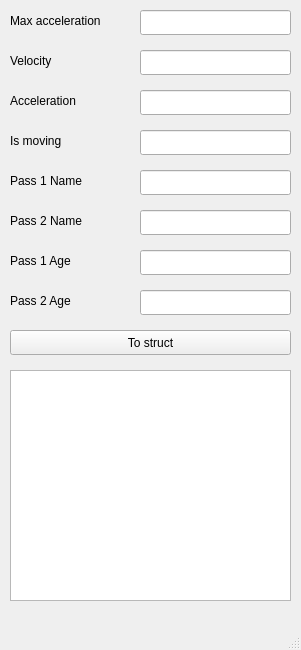
<?xml version="1.0" encoding="UTF-8"?>
<ui version="4.0">
 <class>MainWindow</class>
 <widget class="QMainWindow" name="MainWindow">
  <property name="geometry">
   <rect>
    <x>0</x>
    <y>0</y>
    <width>301</width>
    <height>650</height>
   </rect>
  </property>
  <property name="windowTitle">
   <string>MainWindow</string>
  </property>
  <widget class="QWidget" name="centralwidget">
   <widget class="QLineEdit" name="lineEdit">
    <property name="geometry">
     <rect>
      <x>140</x>
      <y>10</y>
      <width>151</width>
      <height>25</height>
     </rect>
    </property>
   </widget>
   <widget class="QLineEdit" name="lineEdit_2">
    <property name="geometry">
     <rect>
      <x>140</x>
      <y>50</y>
      <width>151</width>
      <height>25</height>
     </rect>
    </property>
   </widget>
   <widget class="QLineEdit" name="lineEdit_3">
    <property name="geometry">
     <rect>
      <x>140</x>
      <y>90</y>
      <width>151</width>
      <height>25</height>
     </rect>
    </property>
   </widget>
   <widget class="QLineEdit" name="lineEdit_4">
    <property name="geometry">
     <rect>
      <x>140</x>
      <y>130</y>
      <width>151</width>
      <height>25</height>
     </rect>
    </property>
   </widget>
   <widget class="QLineEdit" name="lineEdit_5">
    <property name="geometry">
     <rect>
      <x>140</x>
      <y>250</y>
      <width>151</width>
      <height>25</height>
     </rect>
    </property>
   </widget>
   <widget class="QLineEdit" name="lineEdit_6">
    <property name="geometry">
     <rect>
      <x>140</x>
      <y>290</y>
      <width>151</width>
      <height>25</height>
     </rect>
    </property>
   </widget>
   <widget class="QLineEdit" name="lineEdit_7">
    <property name="geometry">
     <rect>
      <x>140</x>
      <y>170</y>
      <width>151</width>
      <height>25</height>
     </rect>
    </property>
   </widget>
   <widget class="QLineEdit" name="lineEdit_8">
    <property name="geometry">
     <rect>
      <x>140</x>
      <y>210</y>
      <width>151</width>
      <height>25</height>
     </rect>
    </property>
   </widget>
   <widget class="QPushButton" name="pushButton">
    <property name="geometry">
     <rect>
      <x>10</x>
      <y>330</y>
      <width>281</width>
      <height>25</height>
     </rect>
    </property>
    <property name="text">
     <string>To struct</string>
    </property>
   </widget>
   <widget class="QTextEdit" name="textEdit">
    <property name="geometry">
     <rect>
      <x>10</x>
      <y>370</y>
      <width>281</width>
      <height>231</height>
     </rect>
    </property>
   </widget>
   <widget class="QLabel" name="label">
    <property name="geometry">
     <rect>
      <x>10</x>
      <y>10</y>
      <width>121</width>
      <height>21</height>
     </rect>
    </property>
    <property name="text">
     <string>Max acceleration</string>
    </property>
   </widget>
   <widget class="QLabel" name="label_2">
    <property name="geometry">
     <rect>
      <x>10</x>
      <y>50</y>
      <width>121</width>
      <height>21</height>
     </rect>
    </property>
    <property name="text">
     <string>Velocity</string>
    </property>
   </widget>
   <widget class="QLabel" name="label_3">
    <property name="geometry">
     <rect>
      <x>10</x>
      <y>90</y>
      <width>121</width>
      <height>21</height>
     </rect>
    </property>
    <property name="text">
     <string>Acceleration</string>
    </property>
   </widget>
   <widget class="QLabel" name="label_4">
    <property name="geometry">
     <rect>
      <x>10</x>
      <y>130</y>
      <width>121</width>
      <height>21</height>
     </rect>
    </property>
    <property name="text">
     <string>Is moving</string>
    </property>
   </widget>
   <widget class="QLabel" name="label_5">
    <property name="geometry">
     <rect>
      <x>10</x>
      <y>170</y>
      <width>121</width>
      <height>21</height>
     </rect>
    </property>
    <property name="text">
     <string>Pass 1 Name</string>
    </property>
   </widget>
   <widget class="QLabel" name="label_6">
    <property name="geometry">
     <rect>
      <x>10</x>
      <y>210</y>
      <width>121</width>
      <height>21</height>
     </rect>
    </property>
    <property name="text">
     <string>Pass 2 Name</string>
    </property>
   </widget>
   <widget class="QLabel" name="label_7">
    <property name="geometry">
     <rect>
      <x>10</x>
      <y>290</y>
      <width>121</width>
      <height>21</height>
     </rect>
    </property>
    <property name="text">
     <string>Pass 2 Age</string>
    </property>
   </widget>
   <widget class="QLabel" name="label_8">
    <property name="geometry">
     <rect>
      <x>10</x>
      <y>250</y>
      <width>121</width>
      <height>21</height>
     </rect>
    </property>
    <property name="text">
     <string>Pass 1 Age</string>
    </property>
   </widget>
  </widget>
  <widget class="QMenuBar" name="menubar">
   <property name="geometry">
    <rect>
     <x>0</x>
     <y>0</y>
     <width>301</width>
     <height>22</height>
    </rect>
   </property>
  </widget>
  <widget class="QStatusBar" name="statusbar"/>
 </widget>
 <resources/>
 <connections/>
</ui>
